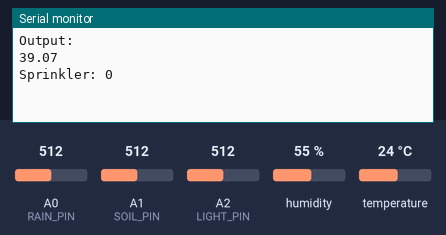
This sketch was run on a simulated Arduino Uno, built with avr-gcc and run on an emulated ATmega328P. Parts: the last lines printed to the serial monitor. The inputs (shaded band) are chosen by the test bench; at power-on: temperature 24 °C, A1 (SOIL_PIN) = 512, A0 (RAIN_PIN) = 512, A2 (LIGHT_PIN) = 512, humidity 55 %.

Above: at 1.2 s.
1.3 s: temperature set to 12 °C
At 3.4 s:
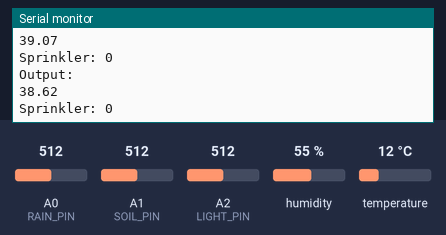
3.9 s: A1 (SOIL_PIN) set to 716
At 5.4 s:
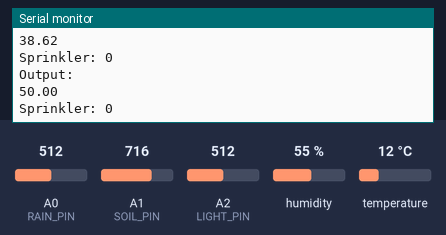
6.5 s: temperature set to 19 °C
At 9.0 s:
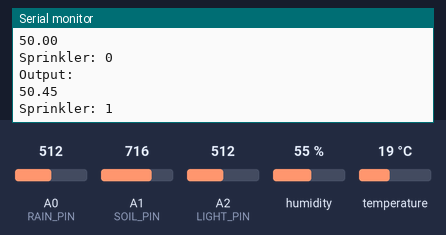
9.1 s: A0 (RAIN_PIN) set to 40
At 11.4 s:
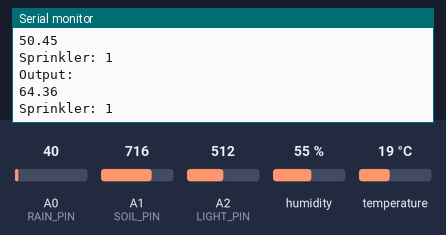
11.7 s: A1 (SOIL_PIN) set to 992
At 13.4 s:
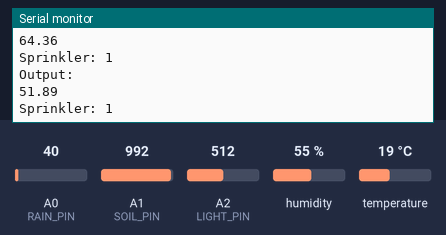
14.3 s: A0 (RAIN_PIN) set to 306
At 16.6 s:
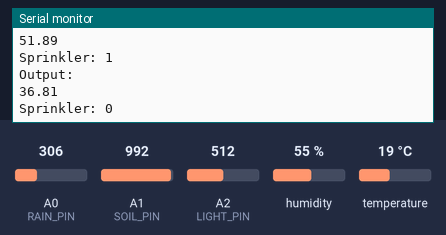
Timing chart, 0 to 17.9 s (numbered marks = the images above; inputs shaded):
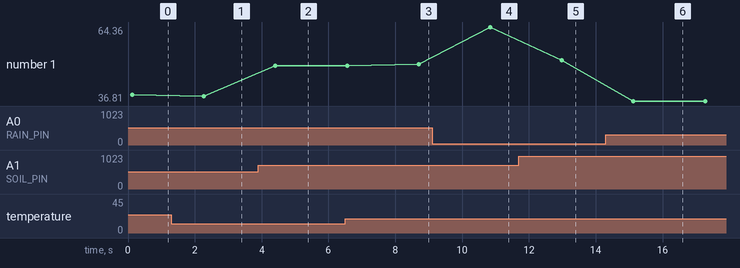

The sketch:

Pengirim_Sensor_Hujan_Arduino.ino
```cpp
#include <SoftwareSerial.h>
#include <Adafruit_Sensor.h>
#include <DHT.h>
#include <DHT_U.h>
#include <Fuzzy.h>

#define DHTTYPE DHT11
#define RELAY_ON 0
#define RELAY_OFF 1

// Deklarasi PIN Sensor Hujan
int RAIN_PIN = A0;
int SOIL_PIN = A1;
int LIGHT_PIN = A2;
int DHT_PIN = 7;
int RELAY_PIN = 8;

SoftwareSerial Hujan(2, 3);  // RX, TX
DHT_Unified dht(DHT_PIN, DHTTYPE);

//Data Tampung
int DataHujan;
int DataSoil;
int DataLight;
float DataSuhu;
float DataHumidity;
float DataSprinkler;

boolean isSprinklerOn;

sensors_event_t event;

Fuzzy *fuzzy = new Fuzzy();

// FuzzyInput
FuzzySet *dingin = new FuzzySet(-10, 0, 15, 20);
FuzzySet *sedang = new FuzzySet(15, 20, 25, 30);
FuzzySet *panas = new FuzzySet(25, 30, 30, 40);

// FuzzyInput
FuzzySet *basah = new FuzzySet(0, 200, 300, 409);
FuzzySet *normal = new FuzzySet(300, 370, 470, 511);
FuzzySet *kering = new FuzzySet(470, 600, 900, 1023);

// FuzzyInput
FuzzySet *lebat = new FuzzySet(0, 300, 500, 600);
FuzzySet *normalHujan = new FuzzySet(500, 600, 800, 900);
FuzzySet *tidakHujan = new FuzzySet(800, 1000, 1000, 1100);

// FuzzyInput
FuzzySet *terang = new FuzzySet(0, 300, 400, 500);
FuzzySet *normalCahaya = new FuzzySet(400, 500, 700, 900);
FuzzySet *gelap = new FuzzySet(800, 1000, 1000, 1100);

// FuzzyOutput
FuzzySet *stopedOutput = new FuzzySet(0, 0, 0, 100);
FuzzySet *startedOutput = new FuzzySet(0, 100, 100, 100);

void setup() {
  Serial.begin(9600);
  Hujan.begin(9600);
  dht.begin();
  pinMode(RAIN_PIN, INPUT);
  pinMode(SOIL_PIN, INPUT);
  pinMode(LIGHT_PIN, INPUT);
  // Set a random seed
  randomSeed(analogRead(0));

  FuzzyInput *suhu = new FuzzyInput(1);
  suhu->addFuzzySet(dingin);
  suhu->addFuzzySet(sedang);
  suhu->addFuzzySet(panas);
  fuzzy->addFuzzyInput(suhu);

  FuzzyInput *soil = new FuzzyInput(2);
  soil->addFuzzySet(basah);
  soil->addFuzzySet(normal);
  soil->addFuzzySet(kering);
  fuzzy->addFuzzyInput(soil);


  FuzzyInput *hujan = new FuzzyInput(3);
  hujan->addFuzzySet(lebat);
  hujan->addFuzzySet(normalHujan);
  hujan->addFuzzySet(tidakHujan);
  fuzzy->addFuzzyInput(hujan);

  FuzzyInput *cahaya = new FuzzyInput(4);
  cahaya->addFuzzySet(terang);
  cahaya->addFuzzySet(normalCahaya);
  cahaya->addFuzzySet(gelap);
  fuzzy->addFuzzyInput(cahaya);

  FuzzyOutput *sprinkler = new FuzzyOutput(1);
  sprinkler->addFuzzySet(stopedOutput);
  sprinkler->addFuzzySet(startedOutput);
  fuzzy->addFuzzyOutput(sprinkler);

  FuzzyRuleAntecedent *ifSuhuTinggiAndCahayaTerangAndKelembabanRendah = new FuzzyRuleAntecedent();
  ifSuhuTinggiAndCahayaTerangAndKelembabanRendah->joinWithAND(panas, terang);
  ifSuhuTinggiAndCahayaTerangAndKelembabanRendah->joinWithAND(kering, kering);
  FuzzyRuleConsequent *thenOutputAktif = new FuzzyRuleConsequent();
  thenOutputAktif->addOutput(startedOutput);
  FuzzyRule *fuzzyRule1 = new FuzzyRule(1, ifSuhuTinggiAndCahayaTerangAndKelembabanRendah, thenOutputAktif);
  fuzzy->addFuzzyRule(fuzzyRule1);

  // Hanya potongan code yang relevan disajikan di sini, silakan sesuaikan dengan kebutuhan Anda.
  // ...

  FuzzyRuleAntecedent *ifSuhuRendah = new FuzzyRuleAntecedent();
  ifSuhuRendah->joinSingle(dingin);
  FuzzyRuleConsequent *thenOutputNonAktif = new FuzzyRuleConsequent();
  thenOutputNonAktif->addOutput(stopedOutput);
  FuzzyRule *fuzzyRule2 = new FuzzyRule(2, ifSuhuRendah, thenOutputNonAktif);
  fuzzy->addFuzzyRule(fuzzyRule2);

  FuzzyRuleAntecedent *ifHujanSedangOrLebat = new FuzzyRuleAntecedent();
  ifHujanSedangOrLebat->joinWithOR(lebat, normalHujan);
  FuzzyRuleConsequent *thenOutputNonAktif1 = new FuzzyRuleConsequent();
  thenOutputNonAktif1->addOutput(stopedOutput);
  FuzzyRule *fuzzyRule3 = new FuzzyRule(3, ifHujanSedangOrLebat, thenOutputNonAktif1);
  fuzzy->addFuzzyRule(fuzzyRule3);

  FuzzyRuleAntecedent *ifHujanAtauKelembabanBasah = new FuzzyRuleAntecedent();
  ifHujanAtauKelembabanBasah->joinWithOR(lebat, basah);

  FuzzyRuleConsequent *thenSprinklerMati = new FuzzyRuleConsequent();
  thenSprinklerMati->addOutput(stopedOutput);

  FuzzyRule *fuzzyRule4 = new FuzzyRule(4, ifHujanAtauKelembabanBasah, thenSprinklerMati);
  fuzzy->addFuzzyRule(fuzzyRule4);

  // ...
}

void loop() {

  DataHujan = analogRead(RAIN_PIN);
  DataSoil = analogRead(SOIL_PIN);
  DataLight = analogRead(LIGHT_PIN);

  dht.temperature().getEvent(&event);
  if (isnan(event.temperature)) {
    Serial.println(F("Error reading temperature!"));
  } else {
    DataSuhu = event.temperature;
  }

  dht.humidity().getEvent(&event);
  if (isnan(event.relative_humidity)) {
    Serial.println(F("Error reading humidity!"));
  } else {
    DataHumidity = event.relative_humidity;
  }

  fuzzy->setInput(1, DataSuhu);
  fuzzy->setInput(2, DataSoil);
  fuzzy->setInput(3, DataHujan);
  fuzzy->setInput(4, DataLight);

  fuzzy->fuzzify();

  float output1 = fuzzy->defuzzify(1);

  Serial.println("Output: ");
  Serial.println(output1);

  if (output1 > 50) {
    isSprinklerOn = true;
  } else {
    isSprinklerOn = false;
  }

  Serial.print("Sprinkler: ");
  Serial.println(isSprinklerOn);

  Hujan.print(DataHujan);
  Hujan.print("A");
  Hujan.print(DataSoil);
  Hujan.print("B");
  Hujan.print(DataLight);
  Hujan.print("C");
  Hujan.print(DataSuhu);
  Hujan.print("D");
  Hujan.print(DataHumidity);
  Hujan.print("E");
  Hujan.print(isSprinklerOn);
  Hujan.print("F");
  Hujan.print('\n');

  delay(2000);
}
```

Measured:
- after the input at 1.3 s, the serial monitor: prints a new line after 0.97 s (image 1)
- after the input at 3.9 s, the serial monitor: prints a new line after 0.51 s (image 2)
- after the input at 6.5 s, the serial monitor: prints a new line after 2.2 s (image 3)
- after the input at 9.1 s, the serial monitor: prints a new line after 1.7 s (image 4)
- after the input at 11.7 s, the serial monitor: prints a new line after 1.3 s (image 5)
- after the input at 14.3 s, the serial monitor: prints a new line after 0.83 s (image 6)
- plotted number 1: 39.07 → 38.62 after the input at 1.3 s, 38.62 → 50 after the input at 3.9 s, 50 → 50.45 after the input at 6.5 s, 50.45 → 64.36 after the input at 9.1 s, 64.36 → 51.89 after the input at 11.7 s
